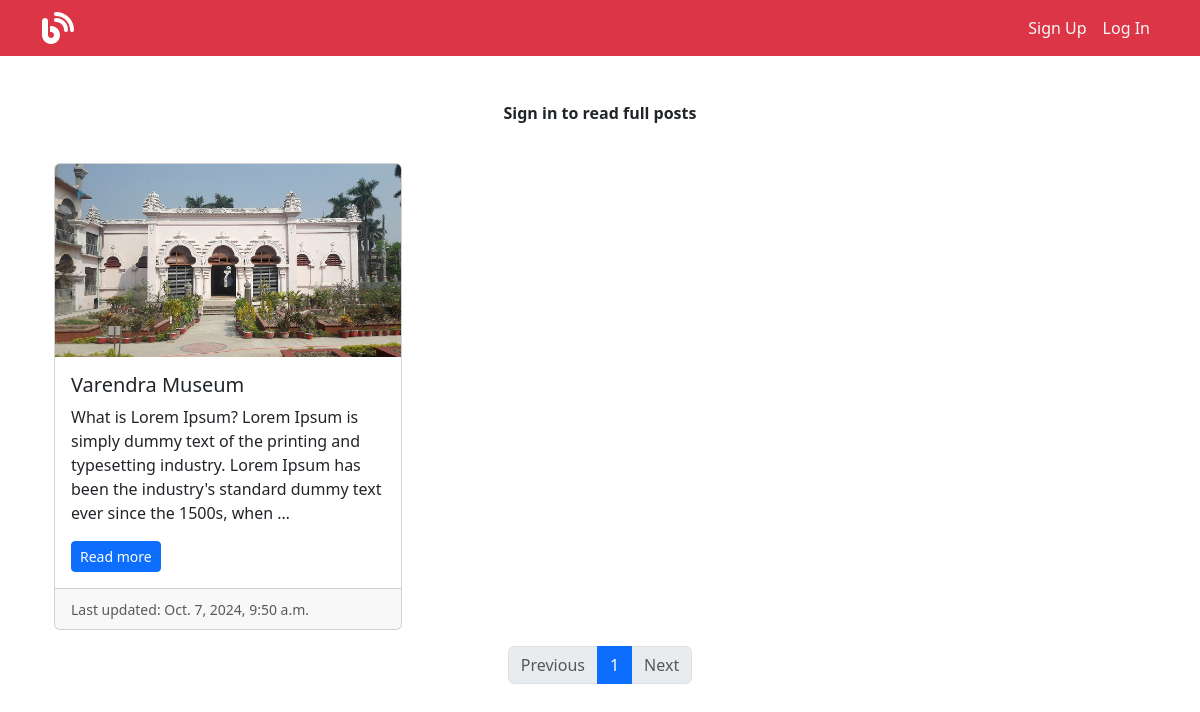
Screenshot of /blog/ with the database file from the repository.
### Blog/models.py (models this page shows, shortened)
class Blog(models.Model):
    author = models.ForeignKey(User, on_delete = models.CASCADE, related_name = "post_author")
    blog_title = models.CharField(max_length = 255, verbose_name="Put a title")
    slug = models.SlugField(max_length = 264, unique = True)
    blog_content = models.TextField()
    blog_category = models.ForeignKey(Category, on_delete= models.CASCADE, related_name="blog_category")
    blog_image = models.ImageField(upload_to = "blog_images", verbose_name = "Image")
    publish_date = models.DateTimeField(auto_now_add = True)
    update_date = models.DateTimeField(auto_now = True)
    class Meta:
        ordering = ('-publish_date',)

### Blog/views.py (the view)
# urls.py: path('', views.blog_list, name="blog_list"),
def blog_list(request):
    queryset = Blog.objects.all().order_by('-publish_date')
    per_page = 3
    paginator = Paginator(queryset, per_page)
    page_number = request.GET.get("page")
    blogs = paginator.get_page(page_number)
    context = {'blogs':blogs}
    return render(request, 'App_Blog/blog_list.html', context=context)

### Blog/templatetags/custom_filters.py (called while the page is built)
def range_filter(value):
    return value[0:250] + "..."

### templates/App_Blog/blog_list.html (shortened to what this page needs)
{% extends "base.html" %}
{% load custom_filters %}
{% block body_block %}
<div class="container">
  <div class="justify-content-center align-items-center">
    <div class="row row-cols-1 row-cols-md-3 g-4 my-3">
      {% for blog in blogs %}
      <div class="col">
        <div class="card h-100">
          <img src="/media/{{ blog.blog_image }}" class="card-img-top img-fluid mx-auto d-block" alt="{{ blog.blot_title}}" width='250px'>
          <div class="card-body">
            <h5 class="card-title">{{ blog.blog_title }}</h5>
            <p class="card-text"> {{ blog.blog_content|range_filter|truncatewords:30 }} </p>
            <a href="{% url 'Blog:blog_details' slug=blog.slug %}" class="btn btn-primary btn-sm">Read more</a>
          </div>
          <div class="card-footer">
            <small class="text-body-secondary">Last updated: {{ blog.update_date }}</small>
          </div>
        </div>
      </div>
      {% endfor %}
    </div>
    <nav aria-label="Page navigation example ">
      <ul class="pagination justify-content-center">
      {% if blogs.has_previous %}
        <li class="page-item">
          <a class="page-link" href="?page={{ blogs.previous_page_number }}">Previous</a>
        </li>
      {% else %}
        <li class="page-item disabled">
          <a class="page-link">Previous</a>
        </li>
      {% endif %}
      {% for blog_page in blogs.paginator.page_range %}
          {% if blogs.number == blog_page %}
              <li class="page-item active"><a class="page-link" href="?page={{ blog_page }}">{{ blog_page }}</a></li>
          {% else %}
              <li class="page-item"><a class="page-link" href="?page={{ blog_page }}">{{ blog_page }}</a></li>
          {% endif %}
      {% endfor %}
      {% if blogs.has_next %}
        <li class="page-item">
          <a class="page-link" href="?page={{ blogs.next_page_number }}">Next</a>
        </li>
      {% else %}
        <li class="page-item disabled">
          <a class="page-link">Next</a>
        </li>
      {% endif %}
      </ul>
  </nav>
  </div>
</div>
{% endblock  %}

### templates/base.html (shortened to what this page needs)
<!DOCTYPE html>
{% load static %}
<html lang="en">
<head>
    <link href="https://cdn.jsdelivr.net/npm/bootstrap@5.3.3/dist/css/bootstrap.min.css" rel="stylesheet">
    <link rel="stylesheet" href="https://cdnjs.cloudflare.com/ajax/libs/font-awesome/6.6.0/css/all.min.css" />
    <link rel="stylesheet" href="{% static 'css/style.css'%}">
</head>
<body>
  <nav class="navbar navbar-expand-lg bg-danger">
    <div class="container">
      <a class="nav-link active" aria-current="page" href="{% url 'index' %}"><i class="fa-solid fa-blog fa-2xl" style="color:#FFFFFF"></i></a>
      <div class="collapse navbar-collapse" id="navbarNav">
        <ul class="navbar-nav ms-auto text-center">
          {% if user.is_authenticated %}
          <li class="nav-item">
            <a class="nav-link text-light" href="{% url 'Blog:user_location' %}">Your Location</a>
          </li>
          <li class="nav-item">
            <a class="nav-link text-light" href="{% url 'Blog:all_categories' %}">Cities</a>
          </li>
          <li class="nav-item">
            <a class="nav-link text-light" href="{% url 'Blog:query' %}">Ask Travel Guide</a>
          </li>
          <li class="nav-item dropdown">
            <a class="nav-link dropdown-toggle text-light" href="#" role="button" data-bs-toggle="dropdown" aria-expanded="false">
              @{{user.username}}
            </a>
            <ul class="dropdown-menu">
              <li><a class="dropdown-item" href="{% url 'Blog:create_category' %}">Create Category</a></li>
              <li><a class="dropdown-item" href="{% url 'Blog:create_blog' %}">Write blog</a></li>
              <li><a class="dropdown-item" href="{% url 'Blog:user_categories' %}">My categories</a></li>
              <li><a class="dropdown-item" href="{% url 'Blog:user_blog' %}">My Blogs</a></li>
              <li><a class="dropdown-item" href="{% url 'App_Login:profile' %}">Profile</a></li>
              <li><hr class="dropdown-divider"></li>
              <li><a class="dropdown-item" href="{% url 'App_Login:logout' %}">Logout</a></li>
            </ul>
          </li>
          {% else %}
          <li class="nav-item">
            <a class="nav-link text-light " href="{% url 'App_Login:signup' %}">Sign Up</a>
          </li>
          <li class="nav-item">
            <a class="nav-link text-light " href="{% url 'App_Login:login' %}">Log In</a>
          </li>
          {% endif %}
        </ul>
      </div>
    </div>
  </nav>
      <div class="container pt-5">
        {% if not user.is_authenticated %}
        <h6 class="text-center fw-bold fs-6">Sign in to read full posts</h6>
        {% endif %}
        {% block body_block %}
        {% endblock  %}
      </div>
</body>
</html>

### static/css/style.css (style rules this page uses)
ul { list-style:none; }

### rows the page displays
Blog: blog_image (picture), blog_title "Varendra Museum", blog_content|range_filter "What is Lorem Ipsum? Lorem Ipsum is simply dummy text of the printing and typesetting industry. Lorem Ipsum has been the industry's standard dummy text ever since the 1500s, when …", update_date "Oct. 7, 2024, 9:50 a.m."

### other values shown
{{ blog_page }} "1"
